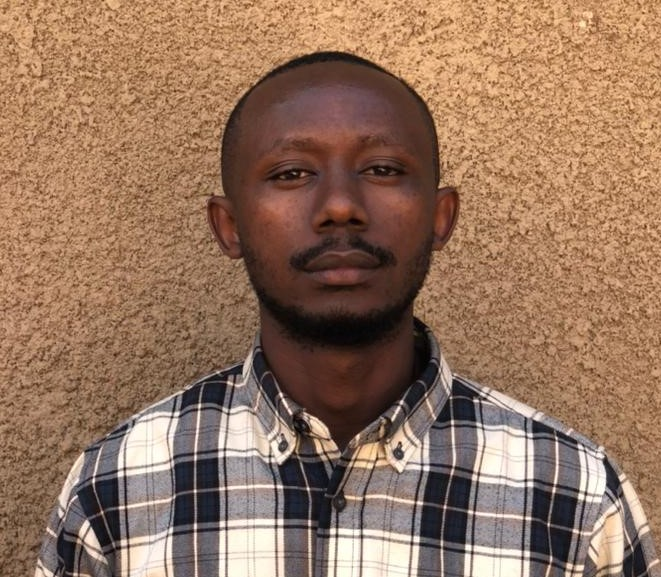
#> input picture PY3/self_study/images/1.jpg, 661 x 577 px
$ python -i final_project.py   (imports and definitions only)
#> lines starting #> are read from the running program, lines starting #| are printed output that depends on the picture
import zipfile

from PIL import Image, ImageDraw
import pytesseract
import cv2 as cv
import numpy as np
from IPython.display import display

# loading the face detection classifier
face_cascade = cv.CascadeClassifier('readonly/haarcascade_frontalface_default.xml')

# the rest is up to you!

# Open zip file and add all images
images = []
# [4 lines not run here, left out]

# Functions for detecting faces and msking contact sheet

thumb_size = (128, 128)


def show_faces(fname):
#> called with fname = '../PY3/self_study/images/1.jpg'
    cv_image = cv.imread(fname)
#> cv_image is the input picture: shape (577, 661, 3); mean B, G, R 94.2, 116.4, 149.2
    pil_img = Image.open(fname)
    cv_image_gray = cv.cvtColor(cv_image, cv.COLOR_BGR2GRAY)
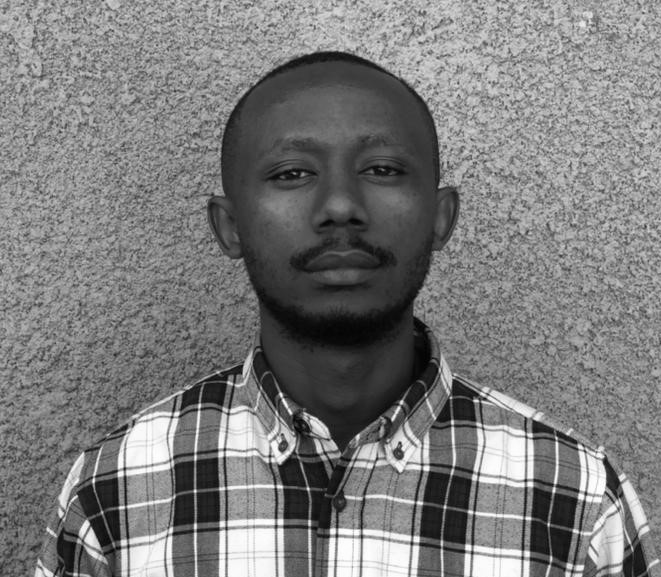
#> cv_image_gray: shape (577, 661); min 0, max 255, mean 123.7

    faces = face_cascade.detectMultiScale(cv_image_gray, 1.35) #last scalefactor 1.35
#> faces = [[225, 81, 233, 233]]

    face_list = []
    for x,y,w,h in faces:
        cropped = pil_img.crop((x, y, x + w, y + h))
        cropped.thumbnail(thumb_size)
        face_list.append(cropped)
#> this loop made 1 pass
#> pass 1, in show_faces, `cropped = pil_img.crop((x, y, x + w, y + h))`:
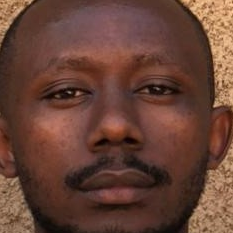
#> cropped: PIL image 233x233 RGB; mean R, G, B 103, 66.6, 54.1
#> after the loop:
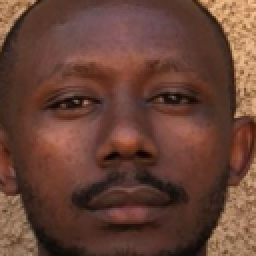
#> cropped: PIL image 128x128 RGB (shown 2 times larger); mean R, G, B 103, 66.6, 54.1
#> after the loop, face_list = 1 item

    return face_list


# [37 lines left out: functions make_contact_sheet, get_text, format_fdict, not called in this run]

# Use list comprehension
wrapper_all_contents = [format_fdict(image) for image in images]

# Search function
# [11 lines left out: function search, not called in this run]

# [1 line not run here, left out]

>>> result = show_faces('../PY3/self_study/images/1.jpg')
#> result = 1 item

$ run again, on PY3/self_study/images/2.jpg
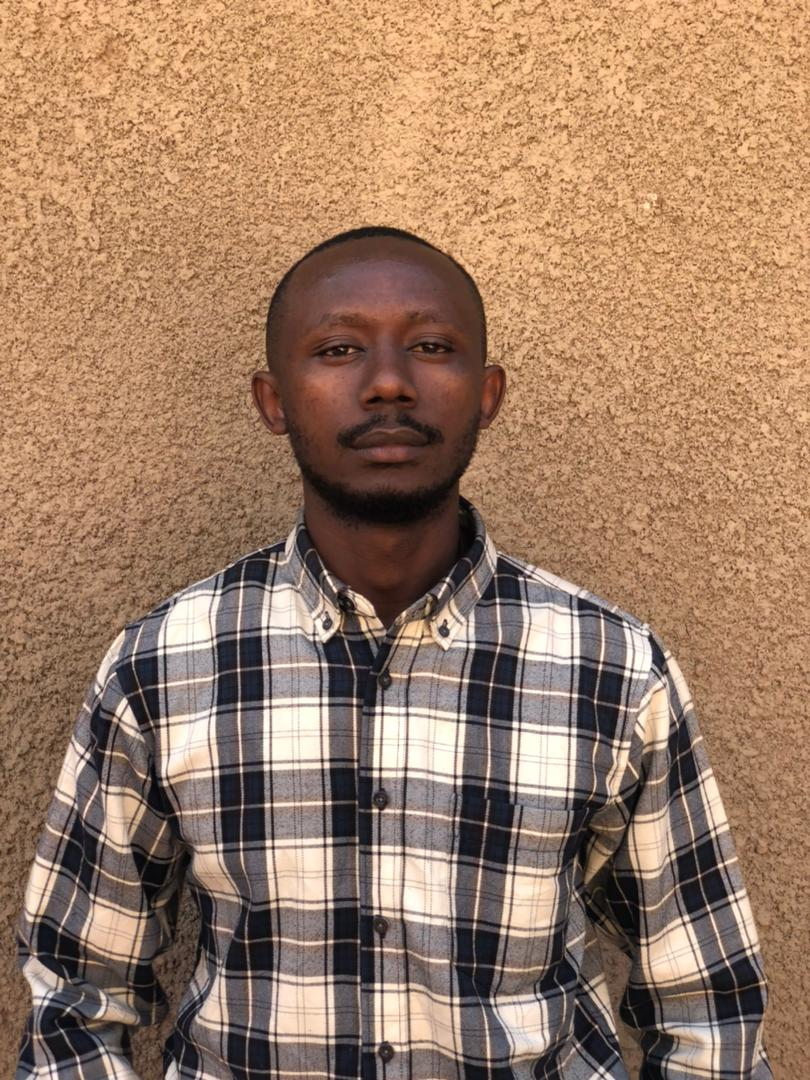
#> input picture PY3/self_study/images/2.jpg, 810 x 1080 px
#> in show_faces, cv_image is the input picture: shape (1080, 810, 3); mean B, G, R 101.5, 125.4, 157.8
#> in show_faces, `cv_image_gray = cv.cvtColor(cv_image, cv.COLOR_BGR2GRAY)`:
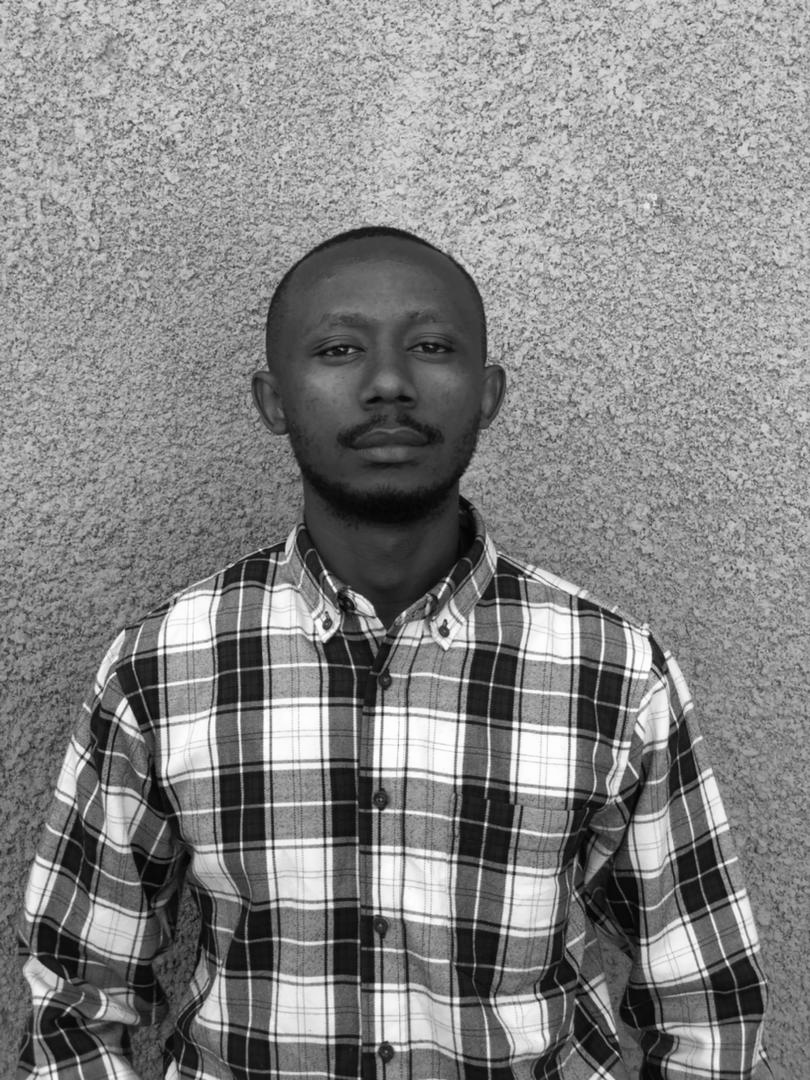
#> cv_image_gray: shape (1080, 810); min 0, max 254, mean 132.4
#> faces = [[269, 253, 240, 240]]
#> the loop in show_faces, `for x,y,w,h in faces:` made 1 pass
#> after the loop in show_faces, `for x,y,w,h in faces:`:
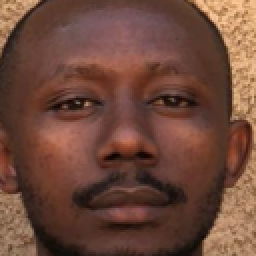
#> cropped: PIL image 128x128 RGB (shown 2 times larger); mean R, G, B 109.9, 72.2, 58.5
#> after the loop in show_faces, `for x,y,w,h in faces:`: face_list = 1 item

$ run again, on PY3/self_study/images/3.jpg
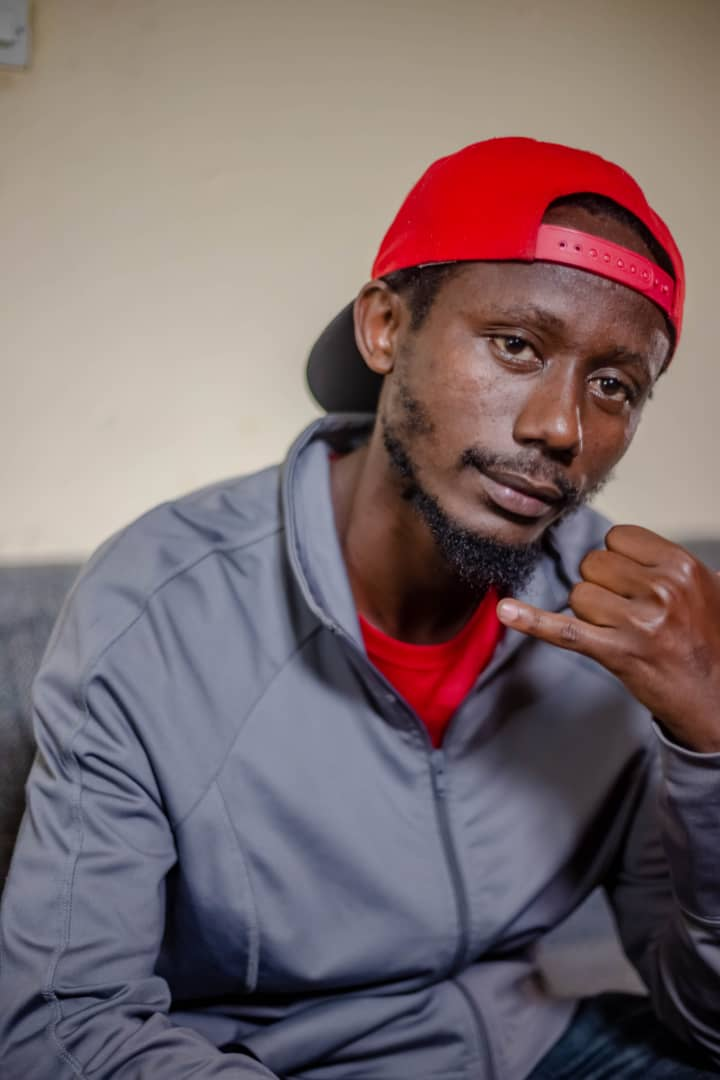
#> input picture PY3/self_study/images/3.jpg, 720 x 1080 px
#> in show_faces, cv_image is the input picture: shape (1080, 720, 3); mean B, G, R 109, 106.6, 123.8
#> in show_faces, `cv_image_gray = cv.cvtColor(cv_image, cv.COLOR_BGR2GRAY)`:
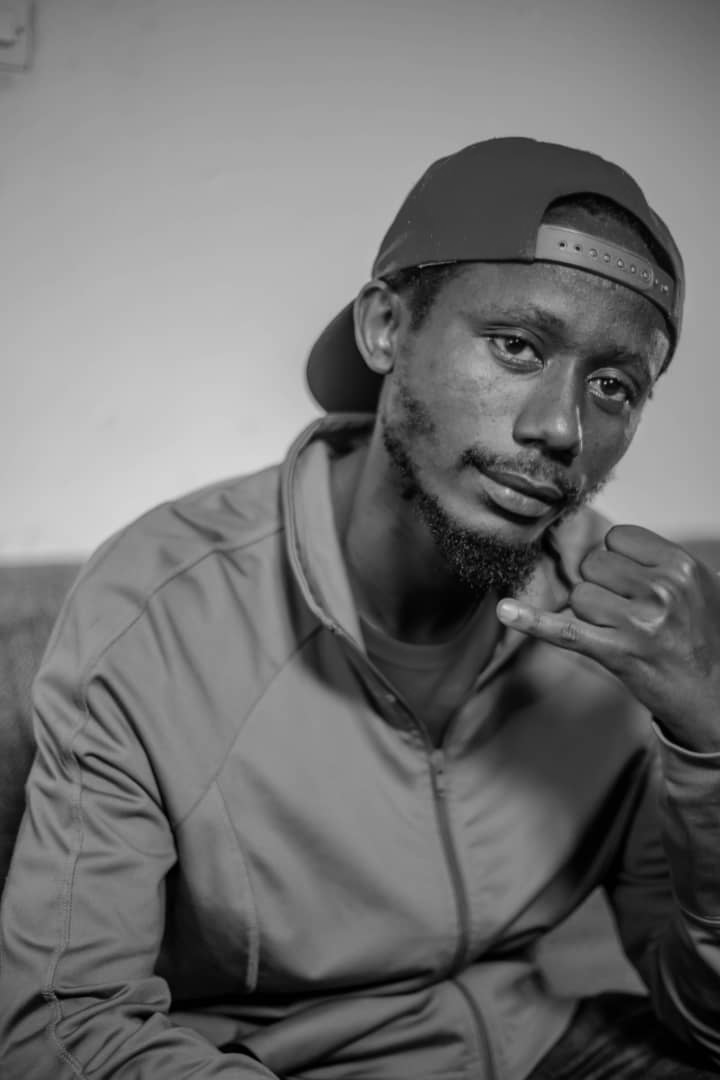
#> cv_image_gray: shape (1080, 720); min 0, max 217, mean 112
#> faces = [[355, 310, 59, 59]]
#> the loop in show_faces, `for x,y,w,h in faces:` made 1 pass
#> pass 1, in show_faces, `cropped = pil_img.crop((x, y, x + w, y + h))`:
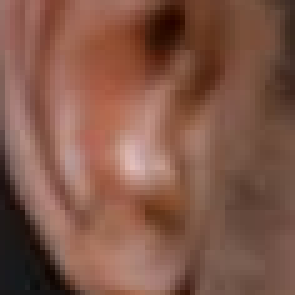
#> cropped: PIL image 59x59 RGB (shown 5 times larger); mean R, G, B 129.4, 87.7, 72.7
#> after the loop in show_faces, `for x,y,w,h in faces:`: face_list = 1 item

$ run again, on PY3/self_study/images/4.jpg
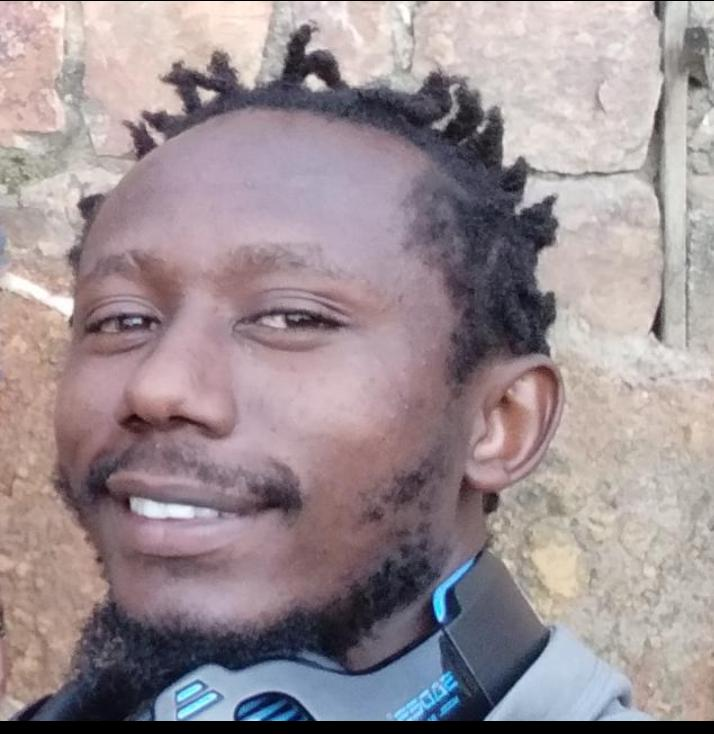
#> input picture PY3/self_study/images/4.jpg, 714 x 734 px
#> in show_faces, cv_image is the input picture: shape (734, 714, 3); mean B, G, R 146.8, 142.6, 155.7
#> in show_faces, `cv_image_gray = cv.cvtColor(cv_image, cv.COLOR_BGR2GRAY)`:
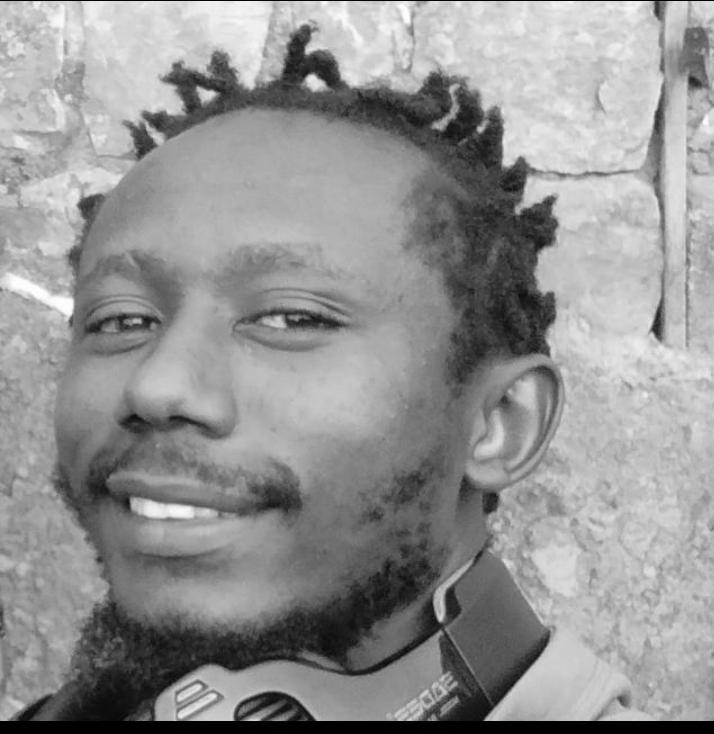
#> cv_image_gray: shape (734, 714); min 0, max 255, mean 147
#> faces = ()
#> after the loop in show_faces, `for x,y,w,h in faces:`: face_list = []
